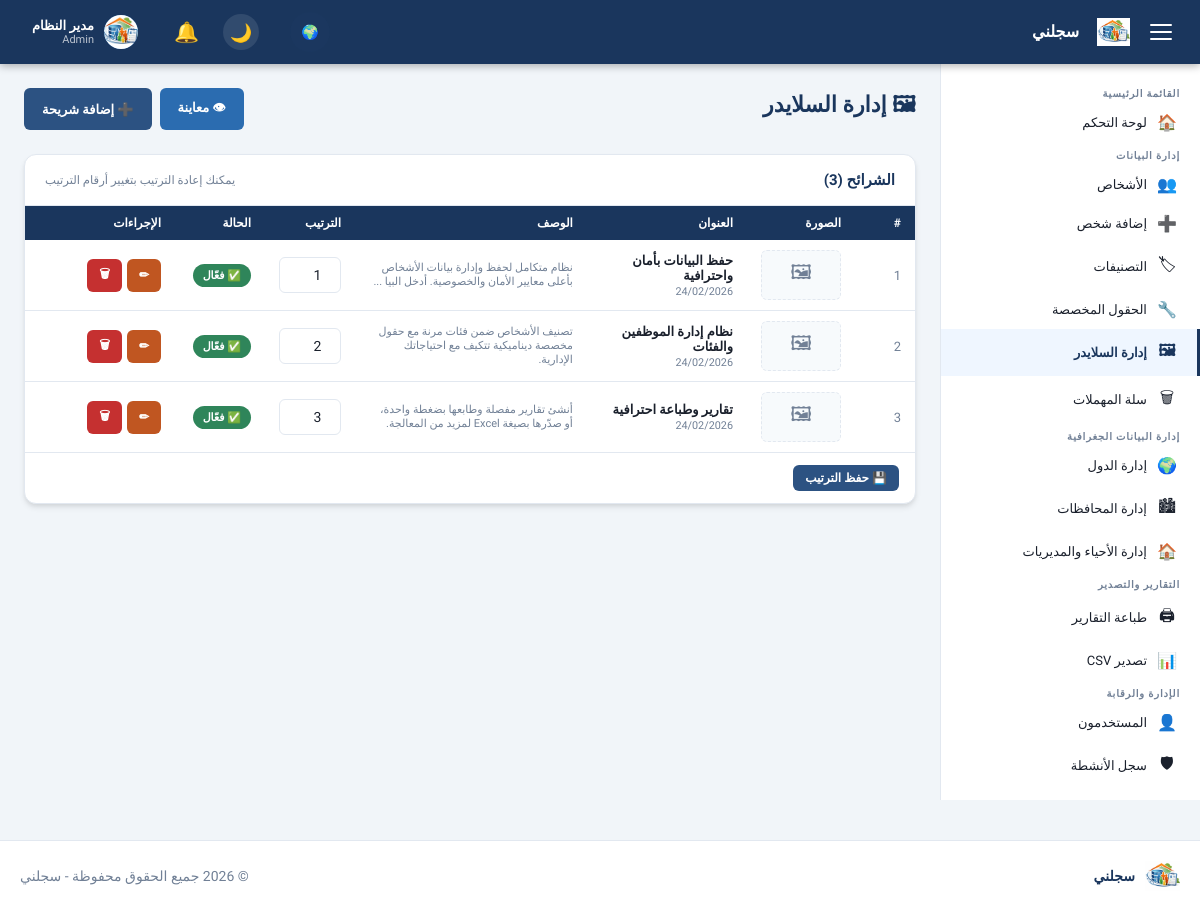
/admin/sliders.php (signed in), run on the app's committed database.
### tables this page shows
CREATE TABLE `settings` (
  `id` int UNSIGNED NOT NULL,
  `setting_key` varchar(100) NOT NULL,
  `setting_value` text,
  `updated_at` datetime NOT NULL DEFAULT CURRENT_TIMESTAMP ON UPDATE CURRENT_TIMESTAMP
);

CREATE TABLE `users` (
  `id` int UNSIGNED NOT NULL,
  `username` varchar(100) NOT NULL,
  `password` varchar(255) NOT NULL,
  `full_name` varchar(200) NOT NULL DEFAULT '',
  `email` varchar(200) NOT NULL DEFAULT '',
  `avatar` varchar(255) DEFAULT NULL,
  `role` enum('admin','manager','viewer') NOT NULL DEFAULT 'viewer',
  `is_active` tinyint(1) NOT NULL DEFAULT '1',
  `last_login` datetime DEFAULT NULL,
  `created_at` datetime NOT NULL DEFAULT CURRENT_TIMESTAMP
);

CREATE TABLE `sliders` (
  `id` int UNSIGNED NOT NULL,
  `title` varchar(255) NOT NULL,
  `description` text,
  `image` varchar(500) DEFAULT NULL,
  `link_url` varchar(500) DEFAULT NULL,
  `sort_order` smallint NOT NULL DEFAULT '0',
  `status` enum('active','inactive') NOT NULL DEFAULT 'active',
  `created_at` datetime NOT NULL DEFAULT CURRENT_TIMESTAMP,
  `updated_at` datetime NOT NULL DEFAULT CURRENT_TIMESTAMP ON UPDATE CURRENT_TIMESTAMP
);

### config/db.php (called while the page is built, shortened)
<?php
function getDB(): PDO {
    static $pdo = null;
    if ($pdo === null) {
        $dsn = sprintf(
            'mysql:host=%s;port=%s;dbname=%s;charset=%s',
            DB_HOST, DB_PORT, DB_NAME, DB_CHARSET
        );
        $options = [
            PDO::ATTR_ERRMODE            => PDO::ERRMODE_EXCEPTION,
            PDO::ATTR_DEFAULT_FETCH_MODE => PDO::FETCH_ASSOC,
            PDO::ATTR_EMULATE_PREPARES   => false,
            PDO::MYSQL_ATTR_INIT_COMMAND => "SET NAMES utf8mb4 COLLATE utf8mb4_unicode_ci",
        ];
        try {
            $pdo = new PDO($dsn, DB_USER, DB_PASS, $options);
        } catch (PDOException $e) {
            if (DEV_MODE) {
                die('<div style="direction:rtl;font-family:Arial;padding:20px;background:#f8d7da;color:#721c24;border:1px solid #f5c6cb;border-radius:4px;">
                    <strong>خطأ في الاتصال بقاعدة البيانات:</strong><br>' .
                    htmlspecialchars($e->getMessage()) . '</div>');
            } else {
                die('<div style="direction:rtl;font-family:Arial;padding:20px;text-align:center;">
                    عذراً، حدث خطأ في النظام. يرجى المحاولة لاحقاً.</div>');
            }
        }
    }
    return $pdo;
}

### includes/functions.php (called while the page is built, shortened)
<?php
require_once __DIR__ . '/../config/db.php';
function clean(string $input): string {
    return htmlspecialchars(trim($input), ENT_QUOTES | ENT_HTML5, 'UTF-8');
}
function dbQuery(string $sql, array $params = []): array {
    $stmt = getDB()->prepare($sql);
    $stmt->execute($params);
    return $stmt->fetchAll();
}
function dbQueryOne(string $sql, array $params = []): ?array {
    $stmt = getDB()->prepare($sql);
    $stmt->execute($params);
    $row = $stmt->fetch();
    return $row ?: null;
}
function getSetting(string $key, string $default = ''): string {
    $row = dbQueryOne("SELECT setting_value FROM settings WHERE setting_key = ?", [$key]);
    return $row ? ($row['setting_value'] ?? $default) : $default;
}
function formatDate(string $date, bool $withTime = false): string {
    $ts  = strtotime($date);
    $fmt = $withTime ? 'd/m/Y H:i' : 'd/m/Y';
    return date($fmt, $ts);
}

### includes/auth.php (called while the page is built, shortened)
<?php
require_once __DIR__ . '/../config/db.php';
function isLoggedIn(): bool {
    return isset($_SESSION['user_id']) && !empty($_SESSION['user_id']);
}
function currentUser(): ?array {
    static $user = null;
    if ($user === null) {
        $stmt = getDB()->prepare("SELECT * FROM users WHERE id = ? AND is_active = 1");
        $stmt->execute([$_SESSION['user_id']]);
        $user = $stmt->fetch() ?: null;
    }
    return $user;
}
function hasRole(string ...$roles): bool {
    $user = currentUser();
    return in_array($user['role'], $roles);
}
function isAdmin(): bool {
    return hasRole('admin');
}
function requireLogin(): void {
    $user = currentUser();
}

### admin/sliders.php (the view, shortened to what this page needs)
<?php
require_once __DIR__ . '/../includes/header.php';
$sliders = dbQuery("SELECT * FROM sliders ORDER BY sort_order ASC, id ASC");
?>
<div class="page-header">
    <h1 class="page-title">🖼 إدارة السلايدر</h1>
    <div class="page-actions">
        <a href="<?= APP_URL ?>/index.php" target="_blank" class="btn btn-info">👁 معاينة</a>
        <a href="<?= APP_URL ?>/admin/slider_add.php" class="btn btn-primary">➕ إضافة شريحة</a>
    </div>
</div>
<?php if (empty($sliders)): ?>
<div class="empty-state">
    <div class="empty-icon">🖼</div>
    <h3>لا توجد شرائح حتى الآن</h3>
    <p>أضف شريحة جديدة لتظهر في الصفحة الرئيسية</p>
    <a href="<?= APP_URL ?>/admin/slider_add.php" class="btn btn-primary">➕ إضافة أولى شريحة</a>
</div>
<?php else: ?>
<div class="card">
    <div class="card-header">
        <h3 class="card-title">الشرائح (<?= count($sliders) ?>)</h3>
        <small class="text-muted">يمكنك إعادة الترتيب بتغيير أرقام الترتيب</small>
    </div>
    <div class="table-responsive">
        <form method="POST" id="reorderForm">
            <table class="table">
                <thead>
                    <tr>
                        <th style="width:60px">#</th>
                        <th style="width:100px">الصورة</th>
                        <th>العنوان</th>
                        <th>الوصف</th>
                        <th style="width:90px">الترتيب</th>
                        <th style="width:90px">الحالة</th>
                        <th style="width:150px">الإجراءات</th>
                    </tr>
                </thead>
                <tbody>
                <?php foreach ($sliders as $i => $slide): ?>
                <tr>
                    <td class="text-muted"><?= $i + 1 ?></td>
                    <td>
                        <?php if ($slide['image'] && file_exists(UPLOAD_PATH . '/sliders/' . $slide['image'])): ?>
                        <img src="<?= UPLOAD_URL ?>/sliders/<?= clean($slide['image']) ?>"
                             alt="<?= clean($slide['title']) ?>"
                             class="slider-thumb" loading="lazy">
                        <?php else: ?>
                        <div class="slider-thumb-ph">🖼</div>
                        <?php endif; ?>
                    </td>
                    <td>
                        <strong><?= clean($slide['title']) ?></strong><br>
                        <small class="text-muted"><?= formatDate($slide['created_at']) ?></small>
                    </td>
                    <td>
                        <span class="slide-desc-preview">
                            <?= clean(mb_substr($slide['description'] ?? '', 0, 80)) ?>
                            <?= mb_strlen($slide['description'] ?? '') > 80 ? '...' : '' ?>
                        </span>
                    </td>
                    <td>
                        <input type="number" name="orders[<?= $slide['id'] ?>]"
                               value="<?= (int)$slide['sort_order'] ?>"
                               class="form-control form-control-sm text-center"
                               min="0" max="999">
                    </td>
                    <td>
                        <form method="POST" style="display:inline">
                            <button type="submit"
                                    class="badge <?= $slide['status']==='active' ? 'badge-success' : 'badge-secondary' ?>"
                                    style="border:none;cursor:pointer;padding:5px 10px;">
                                <?= $slide['status'] === 'active' ? '✅ فعّال' : '⭕ معطّل' ?>
                            </button>
                        </form>
                    </td>
                    <td>
                        <div class="action-btns">
                            <a href="<?= APP_URL ?>/admin/slider_edit.php?id=<?= $slide['id'] ?>"
                               class="btn btn-sm btn-warning">✏</a>
                            <form method="POST" style="display:inline"
                                  onsubmit="return confirm('حذف هذه الشريحة نهائياً؟')">
                                <button type="submit" class="btn btn-sm btn-danger">🗑</button>
                            </form>
                        </div>
                    </td>
                </tr>
                <?php endforeach; ?>
                </tbody>
            </table>
            <div style="padding:12px 16px;border-top:1px solid var(--border)">
                <button type="submit" class="btn btn-primary btn-sm">💾 حفظ الترتيب</button>
            </div>
        </form>
    </div>
</div>
<?php endif; ?>
<?php require_once __DIR__ . '/../includes/footer.php'; ?>

### includes/header.php (shortened to what this page needs)
<?php
require_once __DIR__ . '/../config/db.php';
require_once __DIR__ . '/functions.php';
require_once __DIR__ . '/auth.php';
requireLogin();
$user = currentUser();
?>
<!DOCTYPE html>
<html lang="ar" dir="rtl">
<head>
    <link rel="stylesheet" href="<?= APP_URL ?>/assets/css/style.css">
</head>
<body class="admin-body">
<nav class="topbar">
    <div class="topbar-inner">
        <div class="topbar-brand">
            <button class="sidebar-toggle" id="sidebarToggle" aria-label="قائمة">
                <span></span><span></span><span></span>
            </button>
            <a href="<?= APP_URL ?>/admin/dashboard.php" class="brand-link">
                <?php
                $logoUrl = getSetting('logo_path');
                if ($logoUrl && file_exists(UPLOAD_PATH . '/' . $logoUrl)): ?>
                    <img src="<?= UPLOAD_URL ?>/<?= clean($logoUrl) ?>" alt="Logo" style="max-height: 28px; margin-left: 8px;">
                <?php else: ?>
                    <span class="brand-icon">📋</span>
                <?php endif; ?>
                <span class="brand-text"><?= clean(getSetting('site_name', APP_NAME)) ?></span>
            </a>
        </div>
        <div class="topbar-actions">
            <a href="<?= APP_URL ?>/index.php" class="view-site-link" title="عرض الموقع" style="margin-left: 15px;">🌍</a>
            <button id="darkToggle" class="dark-toggle" title="تبديل الوضع الليلي">🌙</button>
            <div class="notif-menu" id="notifMenuToggle">
                <div class="notif-icon-wrap">
                    <span class="notif-icon">🔔</span>
                </div>
            </div>
            <div class="user-menu" id="userMenuToggle">
                <?php if (!empty($user['avatar']) && file_exists(UPLOAD_PATH . '/avatars/' . $user['avatar'])): ?>
                    <img src="<?= UPLOAD_URL ?>/avatars/<?= clean($user['avatar']) ?>" alt="Avatar" class="user-avatar" style="object-fit: cover;">
                <?php else: ?>
                    <div class="user-avatar"><?= mb_substr($user['full_name'] ?? 'م', 0, 1) ?></div>
                <?php endif; ?>
                <div class="user-info">
                    <span class="user-name"><?= clean($user['full_name'] ?? '') ?></span>
                    <span class="user-role"><?= clean($user['role'] ?? '') ?></span>
                </div>
            </div>
        </div>
    </div>
</nav>
<aside class="sidebar" id="sidebar">
    <nav class="sidebar-nav">
        <div class="nav-section-title">القائمة الرئيسية</div>
        <a href="<?= APP_URL ?>/admin/dashboard.php" class="nav-item <?= (basename($_SERVER['PHP_SELF']) === 'dashboard.php') ? 'active' : '' ?>">
            <span class="nav-icon">🏠</span>
            <span class="nav-label">لوحة التحكم</span>
        </a>
        <div class="nav-section-title">إدارة البيانات</div>
        <a href="<?= APP_URL ?>/admin/persons.php" class="nav-item <?= in_array(basename($_SERVER['PHP_SELF']), ['persons.php','person_add.php','person_edit.php']) ? 'active' : '' ?>">
            <span class="nav-icon">👥</span>
            <span class="nav-label">الأشخاص</span>
        </a>
        <a href="<?= APP_URL ?>/admin/person_add.php" class="nav-item <?= (basename($_SERVER['PHP_SELF']) === 'person_add.php') ? 'active' : '' ?>">
            <span class="nav-icon">➕</span>
            <span class="nav-label">إضافة شخص</span>
        </a>
        <a href="<?= APP_URL ?>/admin/categories.php" class="nav-item <?= (basename($_SERVER['PHP_SELF']) === 'categories.php') ? 'active' : '' ?>">
            <span class="nav-icon">🏷</span>
            <span class="nav-label">التصنيفات</span>
        </a>
        <a href="<?= APP_URL ?>/admin/custom_fields.php" class="nav-item <?= (basename($_SERVER['PHP_SELF']) === 'custom_fields.php') ? 'active' : '' ?>">
            <span class="nav-icon">🔧</span>
            <span class="nav-label">الحقول المخصصة</span>
        </a>
        <a href="<?= APP_URL ?>/admin/sliders.php" class="nav-item <?= in_array(basename($_SERVER['PHP_SELF']), ['sliders.php','slider_add.php','slider_edit.php']) ? 'active' : '' ?>">
            <span class="nav-icon">🖼</span>
            <span class="nav-label">إدارة السلايدر</span>
        </a>
        <a href="<?= APP_URL ?>/admin/trash.php" class="nav-item <?= (basename($_SERVER['PHP_SELF']) === 'trash.php') ? 'active' : '' ?>">
            <span class="nav-icon">🗑</span>
            <span class="nav-label">سلة المهملات</span>
        </a>
        <div class="nav-section-title">إدارة البيانات الجغرافية</div>
        <a href="<?= APP_URL ?>/admin/countries.php" class="nav-item <?= (basename($_SERVER['PHP_SELF']) === 'countries.php') ? 'active' : '' ?>">
            <span class="nav-icon">🌍</span>
            <span class="nav-label">إدارة الدول</span>
        </a>
        <a href="<?= APP_URL ?>/admin/governorates.php" class="nav-item <?= (basename($_SERVER['PHP_SELF']) === 'governorates.php') ? 'active' : '' ?>">
            <span class="nav-icon">🏙</span>
            <span class="nav-label">إدارة المحافظات</span>
        </a>
        <a href="<?= APP_URL ?>/admin/districts.php" class="nav-item <?= (basename($_SERVER['PHP_SELF']) === 'districts.php') ? 'active' : '' ?>">
            <span class="nav-icon">🏠</span>
            <span class="nav-label">إدارة الأحياء والمديريات</span>
        </a>
        <div class="nav-section-title">التقارير والتصدير</div>
        <a href="<?= APP_URL ?>/admin/print_report.php" class="nav-item <?= (basename($_SERVER['PHP_SELF']) === 'print_report.php') ? 'active' : '' ?>">
            <span class="nav-icon">🖨</span>
            <span class="nav-label">طباعة التقارير</span>
        </a>
        <a href="<?= APP_URL ?>/admin/export_csv.php" class="nav-item <?= (basename($_SERVER['PHP_SELF']) === 'export_csv.php') ? 'active' : '' ?>">
            <span class="nav-icon">📊</span>
            <span class="nav-label">تصدير CSV</span>
        </a>
        <?php if (isAdmin()): ?>
        <div class="nav-section-title">الإدارة والرقابة</div>
        <a href="<?= APP_URL ?>/admin/users.php" class="nav-item <?= (basename($_SERVER['PHP_SELF']) === 'users.php') ? 'active' : '' ?>">
            <span class="nav-icon">👤</span>
            <span class="nav-label">المستخدمون</span>
        </a>
        <a href="<?= APP_URL ?>/admin/audit_log.php" class="nav-item <?= (basename($_SERVER['PHP_SELF']) === 'audit_log.php') ? 'active' : '' ?>">
            <span class="nav-icon">🛡</span>
            <span class="nav-label">سجل الأنشطة</span>
        </a>
        <a href="<?= APP_URL ?>/admin/settings.php" class="nav-item <?= (basename($_SERVER['PHP_SELF']) === 'settings.php') ? 'active' : '' ?>">
            <span class="nav-icon">⚙</span>
        </a>
        <?php endif; ?>
    </nav>
</aside>
<main class="main-content" id="mainContent">
    <div class="content-wrapper">

### includes/footer.php (shortened to what this page needs)
    </div>
</main>
<footer class="admin-footer">
    <div class="footer-inner">
        <div class="footer-logo">
            <?php
            $logoUrl = getSetting('logo_path');
            if ($logoUrl && file_exists(UPLOAD_PATH . '/' . $logoUrl)): ?>
                <img src="<?= UPLOAD_URL ?>/<?= clean($logoUrl) ?>" alt="Logo">
            <?php else: ?>
                <span class="footer-icon">📋</span>
            <?php endif; ?>
            <span class="footer-text"><?= clean(getSetting('site_name', APP_NAME)) ?></span>
        </div>
        <div class="footer-copyright">
            &copy; <?= date('Y') ?> جميع الحقوق محفوظة - <?= clean(getSetting('site_name', APP_NAME)) ?>
        </div>
    </div>
</footer>
</body>
</html>

### data on the page
settings: setting_value (picture)
settings: setting_value "سجلني"
users: avatar (picture), full_name "مدير النظام", role "Admin"
sliders: title "حفظ البيانات بأمان واحترافية", created_at "24/02/2026", description "نظام متكامل لحفظ وإدارة بيانات الأشخاص بأعلى معايير الأمان والخصوصية. أدخل البيا", id+sort_order "1", status "✅ فعّال"
sliders: title "نظام إدارة الموظفين والفئات", created_at "24/02/2026", description "تصنيف الأشخاص ضمن فئات مرنة مع حقول مخصصة ديناميكية تتكيف مع احتياجاتك الإدارية.", id+sort_order "2", status "✅ فعّال"
sliders: title "تقارير وطباعة احترافية", created_at "24/02/2026", description "أنشئ تقارير مفصلة وطابعها بضغطة واحدة، أو صدّرها بصيغة Excel لمزيد من المعالجة.", id+sort_order "3", status "✅ فعّال"

### other printed values
count($sliders) "3"
